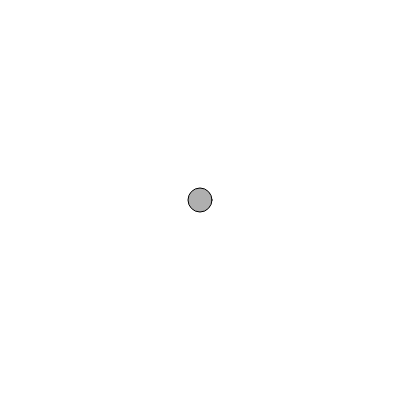
Frame 1 (no input)
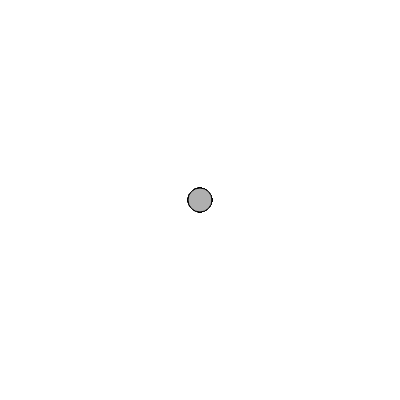
Frame 60 (no input)
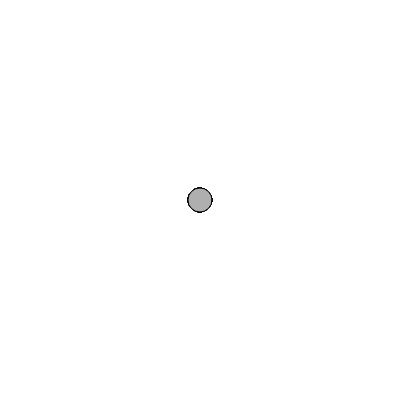
Frame 120 (the mouse pressed at the canvas centre since frame 60)

The p5.js sketch that drew these frames (run headless with seeded random() and noise() and a simulated clock; from frame 60 on, the mouse is pressed at the canvas centre):

// p5.js sketch
// ── sketch.js
var acc_global_x = 0
var acc_global_y = 0

function keyPressed() {
    if (keyCode === UP_ARROW) {
        acc_global_y += 0.001
        background(220)
    } else if (keyCode === DOWN_ARROW) {
        acc_global_y -= 0.001
        background(120)
    } else if (keyCode == RIGHT_ARROW) {
        acc_global_x += 0.001
    } else if (keyCode === LEFT_ARROW) {
        acc_global_x -= 0.001
    }
}



class Ball {
    constructor() {
        this.loc =  createVector(width/2, height/2) 
        this.vel = createVector(0,0)
        this.acc = createVector(0,0)
    }

    display () {
        stroke (0)
        fill (175)
        ellipse(this.loc.x,this.loc.y,24,24)
    }

    checkEdges() {

    }


    update () {
        this.acc.x = acc_global_x 
        this.acc.y = acc_global_y
        this.vel.add(this.acc)
        this.loc.add(this.vel)
    }
}

function setup() {
    createCanvas(400,400)
    ball = new Ball()
    
}
function draw() {
    ball.update()
    ball.display()
}
